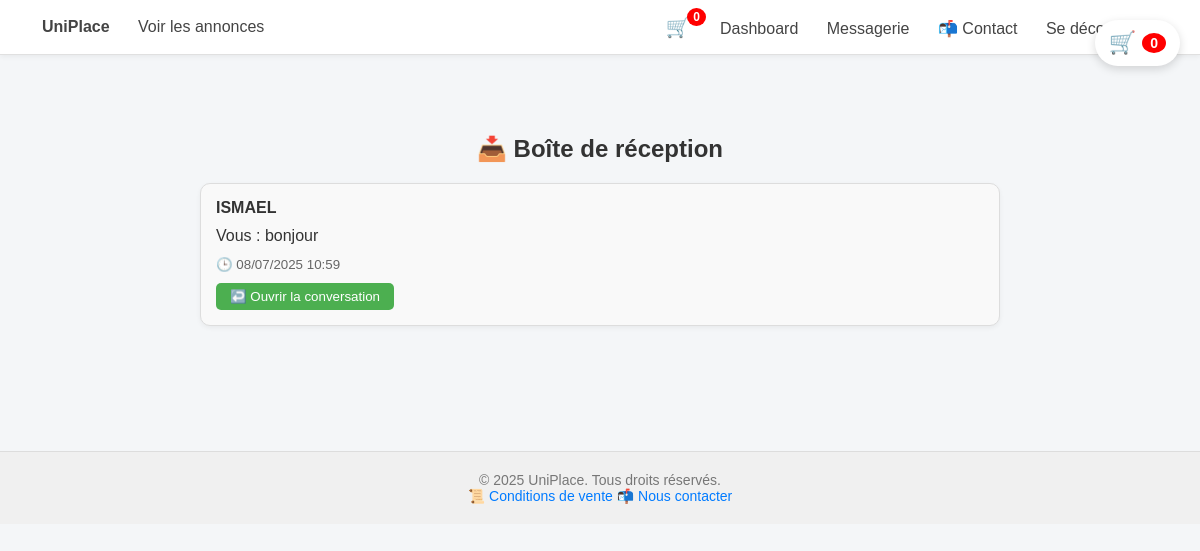
Screenshot of /inbox (signed in) with the database file from the repository.
### app/models.py (models this page shows, shortened)
class User(UserMixin, db.Model):
    id = db.Column(db.Integer, primary_key=True)
    username = db.Column(db.String(80), unique=True, nullable=False)
    email = db.Column(db.String(120), unique=True, nullable=False)
    password = db.Column(db.String(200), nullable=False)
    is_admin = db.Column(db.Boolean, default=False)
    email_confirmed = db.Column(db.Boolean, default=False)
    usdt_address = db.Column(db.String(200), nullable=True)
    bank_name = db.Column(db.String(100), nullable=True)
    card_number = db.Column(db.String(50), nullable=True)
    card_holder = db.Column(db.String(100), nullable=True)

class Message(db.Model):
    id = db.Column(db.Integer, primary_key=True)
    sender_id = db.Column(db.Integer, db.ForeignKey('user.id'), nullable=False)
    receiver_id = db.Column(db.Integer, db.ForeignKey('user.id'), nullable=False)
    content = db.Column(db.Text, nullable=False)
    timestamp = db.Column(db.DateTime, default=datetime.utcnow)
    is_read = db.Column(db.Boolean, default=False)
    file_path = db.Column(db.String(255), nullable=True)  # <--- Ajout ici
    sender = db.relationship('User', foreign_keys=[sender_id], backref='sent_messages')
    receiver = db.relationship('User', foreign_keys=[receiver_id], backref='received_messages')

### app/routes/messaging.py (the view)
@messaging_bp.route('/inbox')
@login_required
def inbox():
    sent = db.session.query(Message.receiver_id).filter(Message.sender_id == current_user.id)
    received = db.session.query(Message.sender_id).filter(Message.receiver_id == current_user.id)
    interlocuteurs_ids = sent.union(received).distinct().all()
    interlocuteurs_ids = [id[0] for id in interlocuteurs_ids]
    interlocuteurs = User.query.filter(User.id.in_(interlocuteurs_ids)).all()
    conversations = []
    for interlocuteur in interlocuteurs:
        dernier_msg = Message.query.filter(
            ((Message.sender_id == current_user.id) & (Message.receiver_id == interlocuteur.id)) |
            ((Message.sender_id == interlocuteur.id) & (Message.receiver_id == current_user.id))
        ).order_by(Message.timestamp.desc()).first()
        if dernier_msg:
            conversations.append({
                'user': interlocuteur,
                'last_message': dernier_msg
            })
    conversations.sort(
        key=lambda c: c['last_message'].timestamp,
        reverse=True
    )
    return render_template("inbox.html", conversations=conversations)

### app/routes/auth.py (called while the page is built)
@login_manager.user_loader
def load_user(user_id):
    return User.query.get(int(user_id))

### app/templates/inbox.html (shortened to what this page needs)
{% extends "base.html" %}
{% block content %}
<div style="max-width: 800px; margin: auto; padding: 20px; font-family: Arial, sans-serif;">
    <h2 style="text-align: center; color: #333;">📥 {{ _('Boîte de réception') }}</h2>
    {% if conversations %}
        {% for conv in conversations %}
        <div style="border: 1px solid #ddd; border-radius: 10px; padding: 15px; margin: 15px 0; background-color: #f9f9f9; box-shadow: 0 2px 5px rgba(0,0,0,0.05);">
            <p style="margin: 0;"><strong>{{ conv.user.username }}</strong></p>
            <p style="margin: 10px 0;">
                {% if conv.last_message.sender_id == current_user.id %}
                    {{ _('Vous :') }}
                {% else %}
                    {{ conv.user.username }}{{ _(' :') }}
                {% endif %}
                {{ conv.last_message.content[:100] }}{% if conv.last_message.content|length > 100 %}...{% endif %}
            </p>
            <small style="color: #666;">🕒 {{ conv.last_message.timestamp.strftime('%d/%m/%Y %H:%M') }}</small>
            <div style="margin-top: 10px;">
                <a href="{{ url_for('messaging.send_message', user_id=conv.user.id) }}">
                    <button style="padding: 6px 14px; background-color: #4CAF50; color: white; border: none; border-radius: 5px;">↩️ {{ _('Ouvrir la conversation') }}</button>
                </a>
            </div>
        </div>
        {% endfor %}
    {% else %}
        <p style="text-align: center; color: #777;">📭 {{ _("Vous n'avez pas encore reçu de messages.") }}</p>
    {% endif %}
</div>
{% endblock %}

### app/templates/base.html (style rules this page uses)
body { margin: 0; font-family: 'Segoe UI', sans-serif; background-color: #f4f6f8; color: #333; }
a { text-decoration: none; color: #007BFF; }
body { font-family: Arial, sans-serif; margin: 0; padding: 0; }

### app/templates/inbox.html (style rules this page uses)
body { font-family: Arial, sans-serif; margin: 0; padding: 0; }

### rows the page displays
User: user.username "ISMAEL"
Message: last_message "bonjour", last_message.timestamp "08/07/2025 10:59"

### other values shown
{{ panier_count }} "0"
{{ current_year or 2025 }} "2025"
